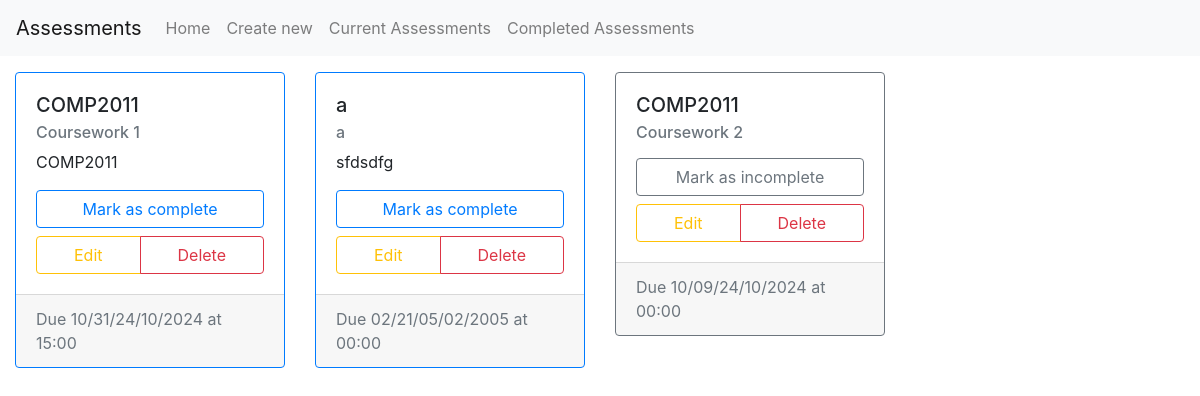
The page / on the database its author committed.
### app/models.py (models this page shows)
class Assessment(db.Model):
    id = db.Column(db.Integer, primary_key=True)
    title = db.Column(db.String(80), nullable=False)
    module = db.Column(db.String(10), nullable=False)
    deadline = db.Column(db.DateTime)
    description = db.Column(db.String(500))
    completed = db.Column(db.Boolean)

### app/views.py (the view)
@app.route('/', methods=['GET', 'POST'])
def home():
    assessments = getAllAssessments()
    return render_template("home.html", title="Home", assessments=assessments)

### app/views.py (called while the page is built)
def formatAssessment(assessment):
    return {
            "id": assessment.id,
            "title": assessment.title,
            "module": assessment.module,
            "description": assessment.description,
            "dueDate": assessment.deadline.strftime("%D/%m/%Y"),
            "dueTime": assessment.deadline.strftime("%H:%M"),
            "completed": assessment.completed
        }

def getAllAssessments():
    data = db.session.execute(db.select(Assessment).order_by(Assessment.completed)).all()
    formattedAssessments = []
    for assessment in data:
        formattedAssessments.append(formatAssessment(assessment[0]))
    return formattedAssessments

### app/templates/home.html (shortened to what this page needs)
{% extends "base.html" %} {% from "card.html" import newCard %} {% block content
%}
<div class="container-fluid">
	<div class="row">
		{% for assessment in assessments %}
		<div class="col col-12 col-sm-6 col-lg-4 col-xl-3 mb-4">
			{{ newCard(assessment) }}
		</div>
		{% endfor %}
	</div>
</div>
{% endblock content %}

### app/templates/base.html (shortened to what this page needs)
<!DOCTYPE html>
<html>
	<head>
		<link
			rel="stylesheet"
			href="https://stackpath.bootstrapcdn.com/bootstrap/4.2.1/css/bootstrap.min.css"
 />
	</head>
	<body>
		<nav class="navbar navbar-expand-sm navbar-light bg-light mb-3">
			<a href="/" class="navbar-brand">Assessments</a>
			<div class="collapse navbar-collapse" id="navbarSupportedContent">
				<ul class="navbar-nav mr-auto">
					<li class="nav-item">
						<a href="/" class="nav-link">Home </a>
					</li>
					<li class="nav-item">
						<a href="/create" class="nav-link">Create new</a>
					</li>
					<li class="nav-item">
						<a href="#" class="nav-link">Current Assessments</a>
					</li>
					<li class="nav-item">
						<a href="#" class="nav-link">Completed Assessments</a>
					</li>
				</ul>
			</div>
		</nav>
		{% block content %}{% endblock content %}
	</body>
</html>

### app/templates/card.html
{% macro newCard(cardData) -%}
<div
  class="card {% if cardData.completed %}border-secondary{% else %}border-primary{% endif %}"
>
  <div class="card-body">
    <h5 class="card-title">{{ cardData.module }}</h5>
    <h6 class="card-subtitle mb-2 text-muted">{{ cardData.title }}</h6>
    <p class="card-text">{{ cardData.description }}</p>
    <a href="/toggle-completed/{{ cardData.id }}" class="text-decoration-none">
      {% if cardData.completed %}
      <button type="button" class="btn btn-outline-secondary btn-block">
        Mark as incomplete
      </button>
      {% else %}
      <button type="button" class="btn btn-outline-primary btn-block">
        Mark as complete
      </button>
      {% endif %}
    </a>
    <div class="btn-group btn-block mt-2" role="group">
      <a
        type="button"
        class="btn btn-outline-warning"
        href="/edit/{{ cardData.id }}"
        >Edit</a
      >
      <button type="button" class="btn btn-outline-danger">Delete</button>
    </div>
  </div>
  <div class="card-footer text-muted">
    Due {{ cardData.dueDate }} at {{ cardData.dueTime }}
  </div>
</div>
{%- endmacro %}

### rows shown on the page
Assessment: module "COMP2011", title "Coursework 1", description "COMP2011", completed "Mark as complete", dueDate "10/31/24/10/2024", dueTime "15:00"
Assessment: module "a", title "a", description "sfdsdfg", completed "Mark as complete", dueDate "02/21/05/02/2005", dueTime "00:00"
Assessment: module "COMP2011", title "Coursework 2", completed "Mark as incomplete", dueDate "10/09/24/10/2024", dueTime "00:00"
